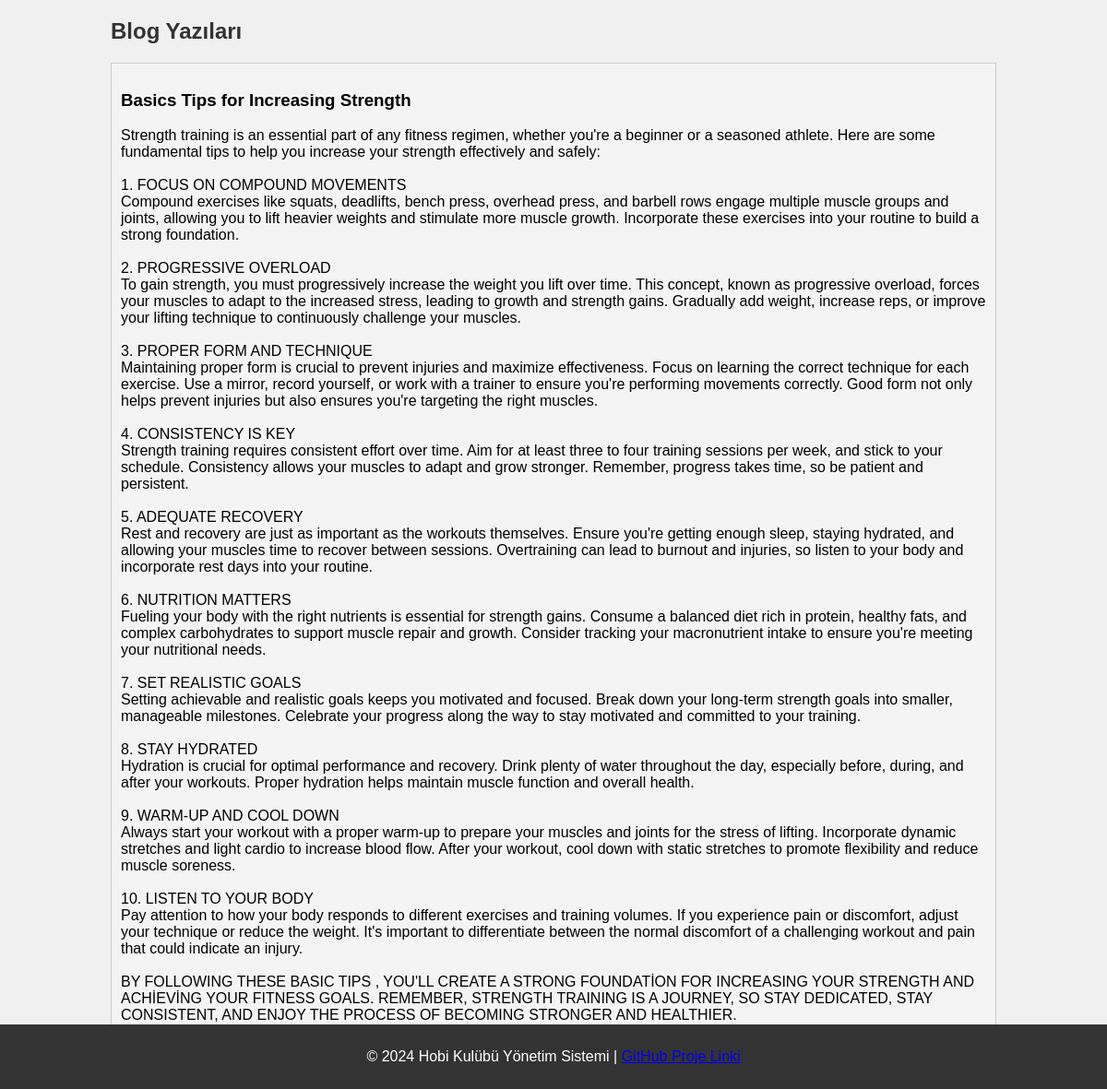
The app's page /list_blogs.php with its own data.
### tables this page shows
CREATE TABLE `blogs` (
  `id` int(11) NOT NULL,
  `title` varchar(255) NOT NULL,
  `content` text NOT NULL,
  `created_at` timestamp NOT NULL DEFAULT current_timestamp()
);

### list_blogs.php (the view, shortened to what this page needs)
<?php
include('config.php');
?>
<!DOCTYPE html>
<html lang="en">
<head>
    <link rel="stylesheet" href="style.css">
</head>
<body>
    <div class="container">
        <h2>Blog Yazıları</h2>
        <ul>
            <?php
            $sql = "SELECT * FROM blogs ORDER BY created_at DESC";
            $result = $conn->query($sql);
            if ($result->num_rows > 0) {
                while ($row = $result->fetch_assoc()) {
                    echo "<li><h3>" . htmlspecialchars($row['title']) . "</h3>";
                    echo "<p>" . nl2br(htmlspecialchars($row['content'])) . "</p>";
                    echo "<small>Yayınlanma Tarihi: " . $row['created_at'] . "</small></li><hr>";
                }
            } else {
                echo "<li>Henüz blog yazısı yok.</li>";
            }
            ?>
        </ul>
    </div>
    <footer>
        <p>&copy; 2024 Hobi Kulübü Yönetim Sistemi | <a href="https://github.com/UmutKocatepe/Gym-Kulubu-Yonetim-Uygulamasi.git">GitHub Proje Linki</a></p>
    </footer>
</body>
</html>

### style.css (style rules this page uses)
body { font-family: Arial, sans-serif; background-color: #f0f0f0; margin: 0; padding: 0; }
.container { width: 80%; margin: auto; overflow: hidden; }
footer { background: #333; color: #fff; text-align: center; padding: 10px 0; position: fixed; bottom: 0; width: 100%; }
h1, h2 { color: #333; }
ul { list-style: none; padding: 0; }
ul li { background: #f4f4f4; margin: 5px 0; padding: 10px; border: #ccc 1px solid; }

### records on screen
blogs: title "Basics Tips for Increasing Strength", content "Strength training is an essential part of any fitness regimen, whether you're a beginner or a seasoned athlete. Here are some fundamental tips to help you increase your strength effectively and safely: 1. FOCUS ON COMPOUND MOVEMENTS Compound exercises like squats, deadlifts, bench press, overhead press, and barbell rows engage multiple muscle groups and joints, allowing you to lift heavier weights and stimulate more muscle growth. Incorporate these exercises into your routine to build a strong foundation. 2. PROGRESSIVE OVERLOAD To gain strength, you must progressively increase the weight you lift over time. This concept, known as progressive overload, forces your muscles to adapt to the…"
